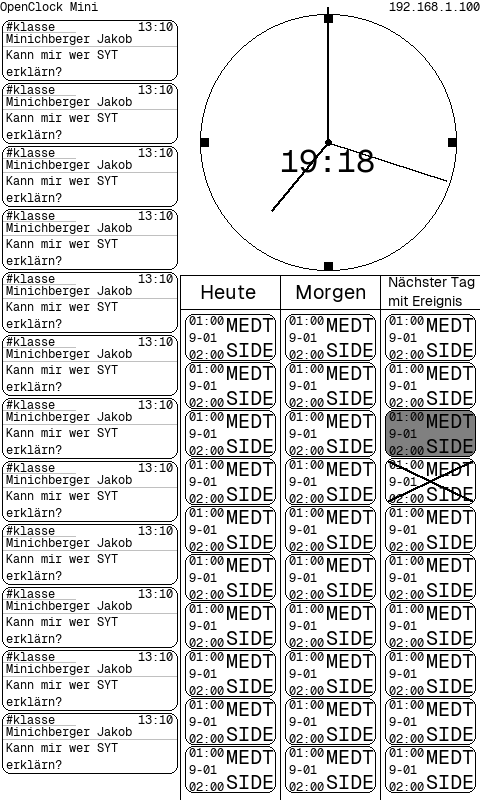

Source code (Python):
from PIL import Image,ImageDraw,ImageFont
import datetime
import math
import signal
import time

# Display resolution
EPD_WIDTH       = 800
EPD_HEIGHT      = 480

WALLMOUNT = False

#GRAY1  = 0xff #white
#GRAY2  = 0xC0
#GRAY3  = 0x80 #gray
GRAY1 = GRAY2 = GRAY3 = GRAY4  = 0x00 #Blackest

CENTER_X = EPD_HEIGHT - 128 - 24

clockFont = ImageFont.truetype('./GeistMono-Regular.ttf', 32)
infoFont = ImageFont.truetype('./GeistMono-Regular.ttf', 12)
timeTableHeaderFont = ImageFont.truetype('./Geist-Regular.ttf', 20)
timeTableLessonFont = ImageFont.truetype('./GeistMono-Regular.ttf', 20)
timeTableNextEventFont = ImageFont.truetype('./Geist-Regular.ttf', 14)

def handle_exit(sig, frame):
    raise(SystemExit)
signal.signal(signal.SIGTERM, handle_exit)

def drawScreen():
    image = Image.new('1', (EPD_HEIGHT, EPD_WIDTH), 255)  # 255: clear the frame    L -> Greyscale  1 -> B/W
    draw = ImageDraw.Draw(image)

    # info
    draw.text((0,2), "OpenClock Mini", font=infoFont, fill=GRAY4, anchor="lt", align="left")
    draw.text((EPD_HEIGHT,2), "192.168.1.100", font=infoFont, fill=GRAY4, anchor="rt", align="right")

    # notifications
    for i in range(1, 13):
        start = 20 + (i - 1) * 63
        end = start + 60
        draw.rounded_rectangle(((2, start), (2 + 175, end)), 8, fill=None, outline=GRAY4, width=1)

        draw.text((2 + 4, start + 2), "#klasse", font=infoFont, fill=GRAY4, anchor="lt", align="left")
        draw.text((175 - 2, start + 2), "13:10", font=infoFont, fill=GRAY4, anchor="rt", align="right")
        draw.line(((2 + 1, start + 12), (175 - 100, start + 12)), fill=GRAY2, width=1)
        draw.text((2 + 4, start + 2 + 12), "Minichberger Jakob", font=infoFont, fill=GRAY4, anchor="lt", align="left")
        draw.line(((2 + 1, start + 12 + 2 + 12), (175 + 1, start + 12 + 2 + 12)), fill=GRAY2, width=1)
        draw.text((2 + 4, start + 12 + 2 + 12), "Kann mir wer SYT\nerklärn?", font=infoFont, fill=GRAY4, align="left")

    # timetable
    draw.rectangle(((180, 275), (EPD_HEIGHT, EPD_WIDTH)), fill=None, outline=GRAY4, width=1)
    draw.line(((180, 309), (EPD_HEIGHT, 309)), fill=GRAY4, width=1)
    draw.line(((280, 275), (280, EPD_WIDTH)), fill=GRAY4, width=1) # vertical lines
    draw.line(((380, 275), (380, EPD_WIDTH)), fill=GRAY4, width=1)

    draw.text((200, 285), "Heute", font=timeTableHeaderFont, fill=GRAY4, anchor="lt", align="left")
    draw.text((295, 285), "Morgen", font=timeTableHeaderFont, fill=GRAY4, anchor="lt", align="left")
    draw.text((388, 272), "Nächster Tag\nmit Ereignis", font=timeTableNextEventFont, fill=GRAY4, align="left")

    # lessons
    for i in range(1,11):
        start = 314 + (i - 1) * 48
        end = start + 46
        draw.rounded_rectangle(((185, start), (185 + 90, end)), 8, fill=None, outline=GRAY4, width=1)
        draw.text((185 + 41, start - 3), "MEDT\nSIDE", font=timeTableLessonFont, fill=GRAY4, align="right")
        draw.text((185 + 4, start + 2), "01:00", font=infoFont, fill=GRAY4, anchor="lt", align="left")
        draw.text((185 + 4, end - 1), "02:00", font=infoFont, fill=GRAY4, anchor="lb", align="left")
        draw.text((185 + 4, start + (end - start) / 2), "9-01", font=infoFont, fill=GRAY4, anchor="lm", align="left")

    for i in range(1,11):
        start = 314 + (i - 1) * 48
        end = start + 46
        draw.rounded_rectangle(((285, start), (285 + 90, end)), 8, fill=None, outline=GRAY4, width=1)
        draw.text((285 + 41, start - 3), "MEDT\nSIDE", font=timeTableLessonFont, fill=GRAY4, align="right")
        draw.text((285 + 4, start + 2), "01:00", font=infoFont, fill=GRAY4, anchor="lt", align="left")
        draw.text((285 + 4, end - 1), "02:00", font=infoFont, fill=GRAY4, anchor="lb", align="left")
        draw.text((285 + 4, start + (end - start) / 2), "9-01", font=infoFont, fill=GRAY4, anchor="lm", align="left")

    for i in range(1,11):
        start = 314 + (i - 1) * 48
        end = start + 46
        if i == 3:
            draw.rounded_rectangle(((385, start), (385 + 90, end)), 8, fill=GRAY3, outline=GRAY4, width=1)
        else:
            draw.rounded_rectangle(((385, start), (385 + 90, end)), 8, fill=None, outline=GRAY4, width=1)

        if i == 4:
            draw.line(((385 + 3, start + 3), (385 + 90 - 3, end - 3)), fill=GRAY4, width=3)
            draw.line(((385 + 3, end - 3), (385 + 90 - 3, start + 3)), fill=GRAY4, width=3)

        draw.text((385 + 41, start - 3), "MEDT\nSIDE", font=timeTableLessonFont, fill=GRAY4, align="right")
        draw.text((385 + 4, start + 2), "01:00", font=infoFont, fill=GRAY4, anchor="lt", align="left")
        draw.text((385 + 4, end - 1), "02:00", font=infoFont, fill=GRAY4, anchor="lb", align="left")
        draw.text((385 + 4, start + (end - start) / 2), "9-01", font=infoFont, fill=GRAY4, anchor="lm", align="left")

    # Clock stuff
    draw.circle((CENTER_X, 128 + 14), 128, fill=None, outline=GRAY4, width=1) # Clock face
    draw.circle((CENTER_X, 128 + 14), 3, fill=GRAY4) # Clock face center nub
    draw.rectangle(((CENTER_X - 4, 14), (CENTER_X + 8 - 4, 14 + 8)), fill=GRAY4, width=9) #12 o'clock marker
    draw.rectangle(((CENTER_X - 4, 14 + (128 *2) - 8), (CENTER_X + 8 - 4, 14 + (128*2) + 8 - 8)), fill=GRAY4, width=9) #6 o'clock marker
    draw.rectangle(((EPD_HEIGHT - 24 - 8, 14 + 128 - 4), (EPD_HEIGHT - 24 + 8 - 8, 14 + 8 + 128 - 4)), fill=GRAY4, width=9) #3 o'clock marker
    draw.rectangle(((EPD_HEIGHT - 24 - (128 *2), 14 + 128 - 4), (EPD_HEIGHT - 24 + 8 - (128 *2), 14 + 8 + 128 - 4)), fill=GRAY4, width=9) #9 o'clock marker
    draw.text((CENTER_X, 128 + 32), datetime.datetime.now().strftime("%H:%M"), font=clockFont, fill=GRAY4, align="center", anchor="mm")

    now = datetime.datetime.now()
    hour = now.hour % 12
    if hour == 12:
        hour = 0

    minutes_decimal = now.minute / 60.0
    currentHour = hour + minutes_decimal
    currentMinute = now.minute + (now.second / 60.0)
    currentSecond = now.second

    a = (currentHour * 30) - 90
    a_rad = math.radians(-a)
    hxdiff = 90 * math.cos(a_rad)
    hydiff = 90 * math.sin(a_rad)

    a = (currentMinute * 6) - 90
    a_rad = math.radians(-a)
    mxdiff = 125 * math.cos(a_rad)
    mydiff = 125 * math.sin(a_rad)

    a = (currentSecond * 6) - 90
    a_rad = math.radians(-a)
    sxdiff = 135 * math.cos(a_rad)
    sydiff = 135 * math.sin(a_rad)

    draw.line((CENTER_X, 128 + 14, CENTER_X + hxdiff, 128 + 14 - hydiff), fill=GRAY4, width=2) # Hour hand
    draw.line((CENTER_X, 128 + 14, CENTER_X + mxdiff, 128 + 14 - mydiff), fill=GRAY4, width=2) # Minute hand
    draw.line((CENTER_X, 128 + 14, CENTER_X + sxdiff, 128 + 14 - sydiff), fill=GRAY4, width=2) # Second hand

    if not WALLMOUNT:
        image = image.transpose(Image.ROTATE_180)

    return image

drawScreen().show()
